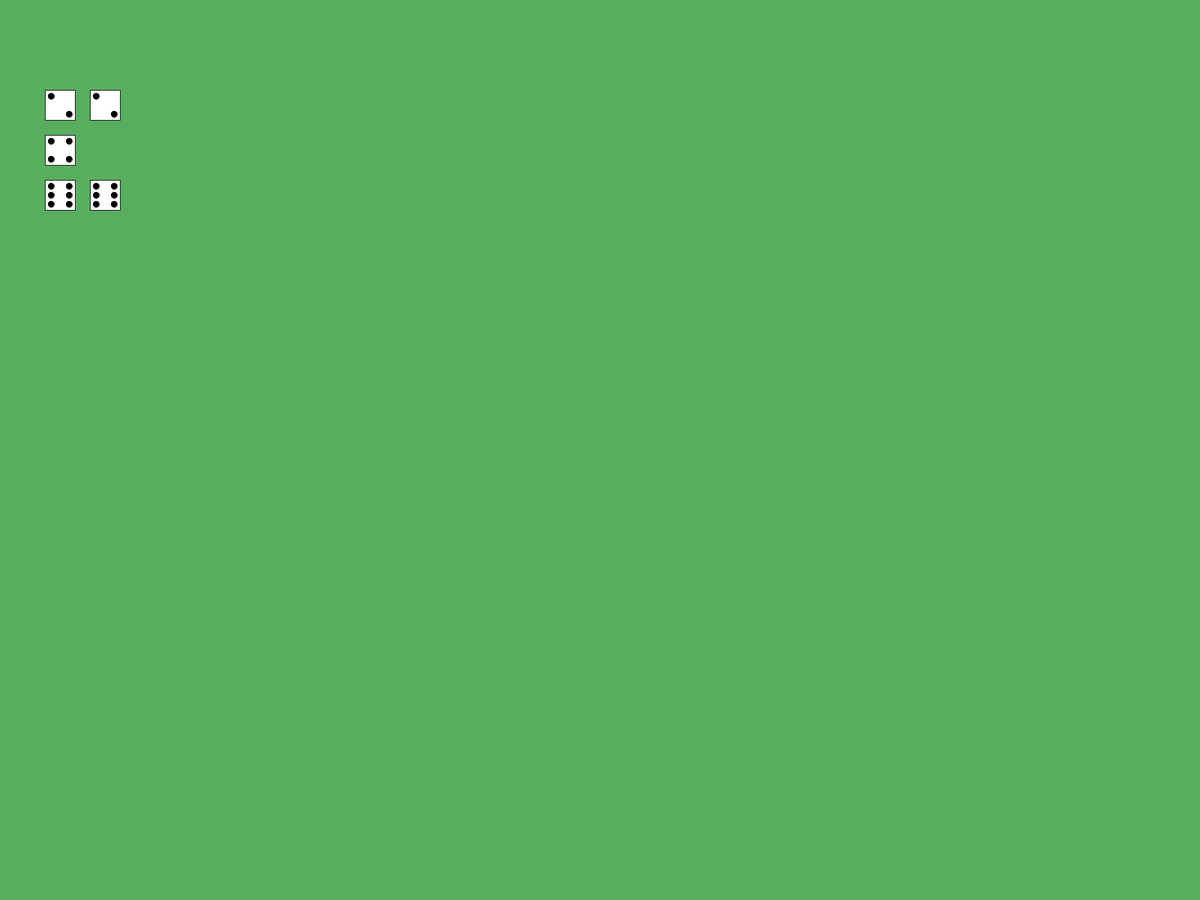
Frame 1 (no input)
Frame 60 (the mouse pressed at the canvas centre just before this capture): identical to frame 1, image omitted
Frame 120 (the mouse held since frame 60 and released just before this capture): identical to frame 1, image omitted

The Processing sketch that drew this single still picture (run headless with seeded random() and noise(); from frame 60 on, the mouse is pressed at the canvas centre):

// Processing sketch: sp1
// ── sp1.pde
diceCup myCup;

int numOfDie = 5;

void setup()
{
  background(#59AD5F);    //background ;)
  size(2000, 1500);  //size of the windiow
  myCup = new diceCup(numOfDie);  //add object myCup

  for (int i =0; i<numOfDie; i++) {    //for loop so we start with eyes on the die.
    myCup.addDice(new Die(255, 0));    //adds values to the for each die int the diePool array.
  }
  //myCup.shake();
  myCup.diceDraw(100, 100, 50);        //draws and sorts the die based on the value: valueOfDie.
}
void draw()
{
}
void keyPressed()

{

  if (keyCode==ENTER) {                //when the key Enter is pressed do the following:
    background(#59AD5F);                //set new background
    for (int i =0; i<numOfDie; i++) {   //run a for loop based on the int numOfDie.
      myCup.addDice(new Die(255, 0));    //add Die values to Die array "dicePool"
    }
    myCup.shake();                      //run roll() thru the dicePool[] to add a random int value to the die.
    myCup.diceDraw(100, 100, 50);      //draws and sorts die based on the random int value given by shake funktion.
  }

  if (keyCode == UP) {                //when "Up" run shake(). adds a die to the diceCup and initialize diceCup with the updated numOfDie.
    background(#59AD5F);
    myCup.shake();
    numOfDie++;
   myCup = new diceCup(numOfDie);

    for (int i =0; i<numOfDie; i++) {
      myCup.addDice(new Die(255, 0));      //again adds the value to the dicePool[]
    }
  }
}
//Die randomDie() {
//  Die myDie = new Die(140, 0);

//  return myDie;
//}

// ── Die.pde
class Die
{
  color eyeC;
  color dieC;
  float x;
  float y;
  int valueOfDie =(int)random(1, 7);

  Die(color a, color b) { // constructor, that takes a color for the die and a color for the eyes on the die.
    dieC = a;
    eyeC = b;
  }

  void roll() // Method that assigns arandom value between 1 and 7 to the die.
  {
    valueOfDie = (int)random(1, 7);
  }

  void draw(float x, float y, float size) { // that draws the die on the screen with the correct number of eyes at position (x,y)
    // and with an edge length determined by the parameter size.
    float eyeSize = 0.2;

    rectMode(CENTER);
    fill(dieC);
    rect(x, y, size, size);

    //fill(eyeC);
    //if (key==ENTER) {
      ellipseMode(CENTER);
      fill(eyeC);

      switch(valueOfDie) {
      case 1:
        ellipse(x, y, size*eyeSize, size*eyeSize);          //mid mid
        break;

      case 2:

        ellipse(x-15, y-15, size*eyeSize, size*eyeSize);    //top left
        ellipse(x+15, y+15, size*eyeSize, size*eyeSize);    //bottom right
        break;

      case 3:

        ellipse(x-15, y-15, size*eyeSize, size*eyeSize);    //top left
        ellipse(x, y, size*eyeSize, size*eyeSize);          //mid mid
        ellipse(x+15, y+15, size*eyeSize, size*eyeSize);    //bottom right

        break;

      case 4:

        ellipse(x+15, y-15, size*eyeSize, size*eyeSize);    //top right
        ellipse(x-15, y-15, size*eyeSize, size*eyeSize);    //top left
        ellipse(x+15, y+15, size*eyeSize, size*eyeSize);    //bottom right
        ellipse(x-15, y+15, size*eyeSize, size*eyeSize);    //bottom left
        break;

      case 5:

        ellipse(x+15, y-15, size*eyeSize, size*eyeSize);    // top right
        ellipse(x-15, y-15, size*eyeSize, size*eyeSize);    //top left
        ellipse(x, y, size*eyeSize, size*eyeSize);          //mid mid
        ellipse(x+15, y+15, size*eyeSize, size*eyeSize);    //bottom right
        ellipse(x-15, y+15, size*eyeSize, size*eyeSize);    //bottom left
        break;

      case 6:

        ellipse(x-15, y, size*eyeSize, size*eyeSize);       //left mid
        ellipse(x+15, y-15, size*eyeSize, size*eyeSize);    // top right
        ellipse(x-15, y-15, size*eyeSize, size*eyeSize);    //top left
        ellipse(x+15, y+15, size*eyeSize, size*eyeSize);    //bottom right
        ellipse(x+15, y, size*eyeSize, size*eyeSize);       //right mid
        ellipse(x-15, y+15, size*eyeSize, size*eyeSize);    //bottom left
        break;
      }
   // }
  }


  int getEyes() {
    return valueOfDie;
  }
}

// ── diceCup.pde

class diceCup
{
  int dieces;

  Die[] dicePool;
  Die[][] sortDicePool;


  public diceCup(int dieces) {
    this.dieces=dieces;

    dicePool = new Die[dieces];
  }

  void addDice(Die d) {
    for (int i=0; i<dicePool.length; i++)
    {
      if (dicePool[i]==null) {
        dicePool[i]=d;
        break;
      }
    }
  }


  void shake() {
    for (int i=0; i < dicePool.length; i++) {
      dicePool[i].roll();
    }
  }

  void diceDraw(int x, int y, int size)
  {

    int dieSpace = size+size/2;



    sortDicePool= new Die[6][dieces];
    for (int i =0; i<dicePool.length; i++) {
      int getEyes = dicePool[i].getEyes();

      if (getEyes==1) 
      {
        for (int q =0; q<sortDicePool[getEyes-1].length; q++) {

          if (sortDicePool[getEyes-1][q]==null) {
            sortDicePool[getEyes-1][q]=dicePool[i];
            break;
          }
        }
      } else if (getEyes==2) {

        for (int q =0; q<sortDicePool[getEyes-1].length; q++) {

          if (sortDicePool[getEyes-1][q]==null) {
            sortDicePool[getEyes-1][q]=dicePool[i];

            break;
          }
        }
      } else if (getEyes==3) {
        for (int q =0; q<sortDicePool[getEyes-1].length; q++) {

          if (sortDicePool[getEyes-1][q]==null) {
            sortDicePool[getEyes-1][q]=dicePool[i];

            break;
          }
        }
      } else if (getEyes==4) {
        for (int q =0; q<sortDicePool[getEyes-1].length; q++) {

          if (sortDicePool[getEyes-1][q]==null) {
            sortDicePool[getEyes-1][q]=dicePool[i];

            break;
          }
        }
      } else if (getEyes==5) {
        for (int q =0; q<sortDicePool[getEyes-1].length; q++) {

          if (sortDicePool[getEyes-1][q]==null) {
            sortDicePool[getEyes-1][q]=dicePool[i];

            break;
          }
        }
      } else if (getEyes==6) {
        for (int q =0; q<sortDicePool[getEyes-1].length; q++) {

          if (sortDicePool[getEyes-1][q]==null) {
            sortDicePool[getEyes-1][q]=dicePool[i];

            break;
          }
        }
      }
    }
    int dieCount = 0;
    int xCount = 0;
    

    for (int i =0; i<sortDicePool.length; i++) {

      int nulCounter =0;
      for (int j =0; j<sortDicePool[0].length; j++) {
        println(sortDicePool[i][j]);
        if (sortDicePool[i][j]!=null) {
          sortDicePool[i][j].draw(x+xCount*dieSpace, y+dieCount*dieSpace, size);
          xCount++;
        } else {
          nulCounter++;
        }
      }
      if (nulCounter==dieces && dieCount!=0) {
        //dieCount--;
      } else {
        dieCount++;
      }
      nulCounter=0;
      xCount=0;
    }
  }
}
